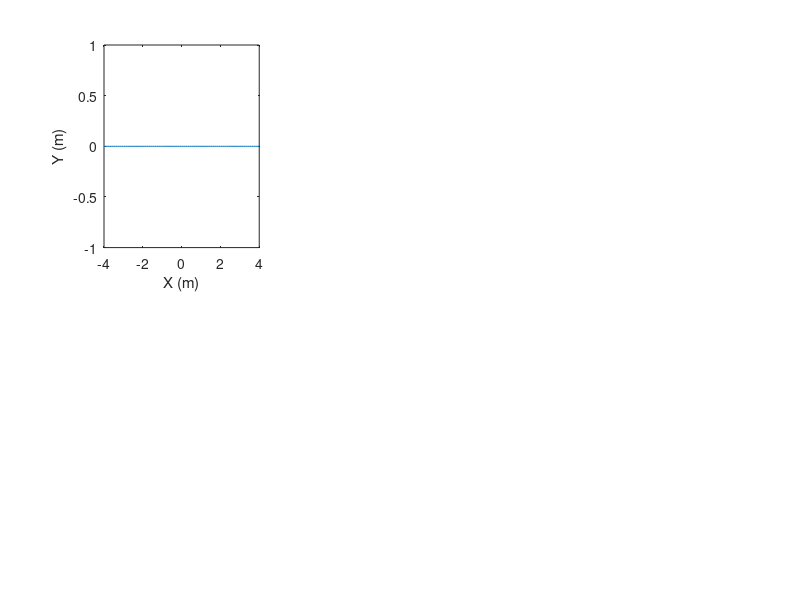

This chart was generated by the following MATLAB code: (Note: this script raises an error after producing the figure.)

%% 

close all ;
clear ;
clc ; 


%% 物理参数
EPS0 = 8.85e-12;
MU0 = pi * 4e-7;
C0 = 1 / sqrt(MU0*EPS0);
Z0 = sqrt(MU0/EPS0);

%% 全局参数
lx = 8;
ly = 0;
dx = 0.1;
dy = 0.1;
lambda = 1.55;
w = 3;
h = 2;
index = 1.8;
backIndex = 1.1;
nmodes = 20;
nmodes_max = 100;
toler = 1e-6;
search_index = 1.8;
%% 参数计算

k0 = 2 * pi / lambda;

cx = round(lx/dx);
cy = round(ly/dy);
nx = cx + 1;
ny = cy + 1;
nt = nx * ny;
I = ones(nt, 1);

%% 建模

x = (-lx / 2:dx:lx / 2)';
y = (-ly / 2:dy:ly / 2)';
xm = x + dx / 2;
ym = y + dy / 2;

s1 = [dsearchn(x, -w/2), dsearchn(x, w/2), dsearchn(y, -h/2), dsearchn(y, h/2)]';

eps_x = backIndex^2 * ones(nx, ny);
eps_y = backIndex^2 * ones(nx, ny);
eps_z = backIndex^2 * ones(nx, ny);

eps_x(s1(1):s1(2)-1, s1(3):s1(4)) = index^2;
eps_y(s1(1):s1(2), s1(3):s1(4)) = index^2;
eps_z(s1(1):s1(2), s1(3):s1(4)) = index^2;

% eps_x(s1(1):s1(2)-1, s1(3)) = 0.5 * (backIndex^2 + index^2);
% eps_x(s1(1):s1(2)-1, s1(4)) = 0.5 * (backIndex^2 + index^2);
%
% eps_y(s1(1), s1(3):s1(4)-1) = 0.5 * (backIndex^2 + index^2);
% eps_y(s1(2), s1(3):s1(4)-1) = 0.5 * (backIndex^2 + index^2);
%
% eps_z(s1(1):s1(2), s1(3)) = 0.5 * (backIndex^2 + index^2);
% eps_z(s1(1):s1(2), s1(4)) = 0.5 * (backIndex^2 + index^2);
% eps_z(s1(1), s1(3):s1(4)) = 0.5 * (backIndex^2 + index^2);
% eps_z(s1(2), s1(3):s1(4)) = 0.5 * (backIndex^2 + index^2);
%
% eps_z(s1(1), s1(3)) = 0.25 * (3 * backIndex^2 + index^2);
% eps_z(s1(1), s1(4)) = 0.25 * (3 * backIndex^2 + index^2);
% eps_z(s1(2), s1(3)) = 0.25 * (3 * backIndex^2 + index^2);
% eps_z(s1(2), s1(4)) = 0.25 * (3 * backIndex^2 + index^2);
%% 构建算子

UX = spdiags([-I, I]/dx, [0, 1], nt, nt);
for i = nx:nx:nt
    UX(i, :) = UX(i-1, :);
end

UY = sparse(nt, nt);

VX = spdiags([-I, I]/dx, [-1, 0], nt, nt);
for i = 1:nx:nt
    VX(i, :) = 0;
end

VY = sparse(nt, nt);

%% 构建矩阵

EPS_X = spdiags(eps_x(:), 0, nt, nt);
EPS_Y = spdiags(eps_y(:), 0, nt, nt);
EPS_Z = spdiags(eps_z(:), 0, nt, nt);

MU_X = speye(nt);
MU_Y = speye(nt);
MU_Z = speye(nt);

Pxx = -VX / k0 * inv(MU_Z) * UY;
Pxy = VX / k0 * inv(MU_Z) * UX + k0 * EPS_Y;
Pyx = -VY / k0 * inv(MU_Z) * UY - k0 * EPS_X;
Pyy = VY / k0 * inv(MU_Z) * UX;

P = [Pxx, Pxy; Pyx, Pyy];

Qxx = -UX / k0 * inv(EPS_Z) * VY;
Qxy = UX / k0 * inv(EPS_Z) * VX + k0 * MU_Y;
Qyx = -UY / k0 * inv(EPS_Z) * VY - k0 * MU_X;
Qyy = UY / k0 * inv(EPS_Z) * VX;

Q = [Qxx, Qxy; Qyx, Qyy];

[et_, d] = eigs(-Q*P, nmodes_max, search_index*search_index*k0*k0);
neff_ = sqrt(diag(d)) / k0;
%% 删除特征值

flag = ones(size(neff_));
for i = 2:length(neff_) - 1
    if neff_(i) - neff_(i+1) < toler || neff_(i-1) - neff_(i) < toler
        flag(i) = 0;
    end
end
neff = neff_(flag > 0);
et = et_(:, flag > 0);

neff = neff(1:nmodes);
et = et(:, 1:nmodes);
%% 计算场分量

ex = et(1:nt, :);
ey = et(nt+1:2*nt, :);

for midx = 1:nmodes
    beta = neff(midx) * k0;
    hx(:, midx) = -1i / beta * (Pxx * ex(:, midx) + Pxy * ey(:, midx));
    hy(:, midx) = -1i / beta * (Pyx * ex(:, midx) + Pyy * ey(:, midx));
end

ez = 1 / k0 * inv(EPS_Z) * (VX * hy - VY * hx);
hz = 1 / k0 * inv(MU_Z) * (UX * ey - UY * ex);

F.Ex = reshape(ex, nx, ny, nmodes);
F.Ey = reshape(ey, nx, ny, nmodes);
F.Ez = reshape(ez, nx, ny, nmodes);
F.Hx = reshape(hx, nx, ny, nmodes) * 1i / Z0;
F.Hy = reshape(hy, nx, ny, nmodes) * 1i / Z0;
F.Hz = reshape(hz, nx, ny, nmodes) * 1i / Z0;

%% 绘图
fp = "images/fde1d/";
mkdir(fp);

for midx = 1:nmodes

    subplot(231)
    plot(x,real (F.Ex(:, :, midx))');
    xlabel("X (m)")
    ylabel("Y (m)")
    subtitle("Ex real")
    colorbar

    subplot(232)
    plot(x,real (F.Ey(:, :, midx))');
    xlabel("X (m)")
    ylabel("Y (m)")
    subtitle("Ey real")
    colorbar

    subplot(233)
    plot(x, imag(F.Ez(:, :, midx))');
    xlabel("X (m)")
    ylabel("Y (m)")
    subtitle("Ez imag")
    colorbar

    subplot(234)
    plot(x,  real(F.Hx(:, :, midx))');
    xlabel("X (m)")
    ylabel("Y (m)")
    subtitle("Hx real")
    colorbar

    subplot(235)
    plot(x,  real(F.Hy(:, :, midx))');
    xlabel("X (m)")
    ylabel("Y (m)")
    subtitle("Hy real")
    colorbar

    subplot(236)
    plot(x, imag(F.Hz(:, :, midx))');
    xlabel("X (m)")
    ylabel("Y (m)")
    subtitle("Hz imag")
    colorbar

    sgtitle("Mode #"+num2str(midx)+"="+num2str(neff(midx)))

    set(gcf ,"OuterPosition",get(0, "ScreenSize"))

    exportgraphics(gcf , fp + "Mode" + num2str(midx) + ".png")
 

end

%% 结构
close

subplot(221)
plot(x, eps_x');
xlabel("X (m)")
ylabel("Y (m)")
subtitle("eps x")
colorbar

subplot(222)
plot(x, eps_y');
xlabel("X (m)")
ylabel("Y (m)")
subtitle("eps y")
colorbar

subplot(223)
plot(x, eps_z');
xlabel("X (m)")
ylabel("Y (m)")
subtitle("eps z")
colorbar

sgtitle("相对介电常数分布")

set(gcf , "outerposition" , get(0, "ScreenSize"))

exportgraphics(gcf , fp + "structure.png")

save(fp+"neff.txt", "neff", "-ascii", "-double");
